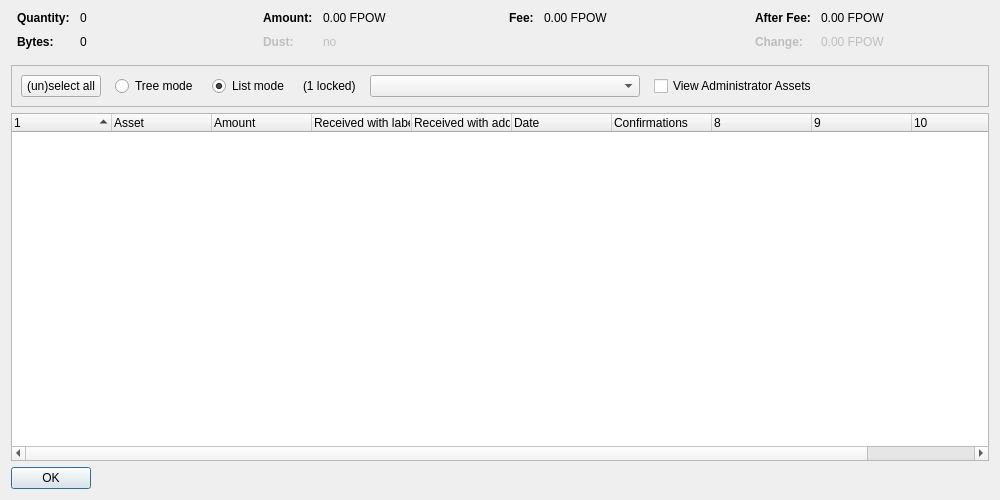
<?xml version="1.0" encoding="UTF-8"?>
<ui version="4.0">
 <class>AssetControlDialog</class>
 <widget class="QDialog" name="AssetControlDialog">
  <property name="geometry">
   <rect>
    <x>0</x>
    <y>0</y>
    <width>1000</width>
    <height>500</height>
   </rect>
  </property>
  <property name="windowTitle">
   <string>Asset Selection</string>
  </property>
  <layout class="QVBoxLayout" name="verticalLayout">
   <item>
    <layout class="QHBoxLayout" name="horizontalLayoutTop" stretch="0,0,0,0">
     <property name="topMargin">
      <number>0</number>
     </property>
     <property name="bottomMargin">
      <number>10</number>
     </property>
     <item>
      <layout class="QFormLayout" name="formLayoutAssetControl1">
       <property name="horizontalSpacing">
        <number>10</number>
       </property>
       <property name="verticalSpacing">
        <number>10</number>
       </property>
       <property name="leftMargin">
        <number>6</number>
       </property>
       <property name="rightMargin">
        <number>6</number>
       </property>
       <item row="0" column="0">
        <widget class="QLabel" name="labelAssetControlQuantityText">
         <property name="font">
          <font>
           <weight>75</weight>
           <bold>true</bold>
          </font>
         </property>
         <property name="text">
          <string>Quantity:</string>
         </property>
        </widget>
       </item>
       <item row="0" column="1">
        <widget class="QLabel" name="labelAssetControlQuantity">
         <property name="cursor">
          <cursorShape>IBeamCursor</cursorShape>
         </property>
         <property name="contextMenuPolicy">
          <enum>Qt::ActionsContextMenu</enum>
         </property>
         <property name="text">
          <string notr="true">0</string>
         </property>
         <property name="textInteractionFlags">
          <set>Qt::LinksAccessibleByMouse|Qt::TextSelectableByKeyboard|Qt::TextSelectableByMouse</set>
         </property>
        </widget>
       </item>
       <item row="1" column="0">
        <widget class="QLabel" name="labelAssetControlBytesText">
         <property name="font">
          <font>
           <weight>75</weight>
           <bold>true</bold>
          </font>
         </property>
         <property name="text">
          <string>Bytes:</string>
         </property>
        </widget>
       </item>
       <item row="1" column="1">
        <widget class="QLabel" name="labelAssetControlBytes">
         <property name="cursor">
          <cursorShape>IBeamCursor</cursorShape>
         </property>
         <property name="contextMenuPolicy">
          <enum>Qt::ActionsContextMenu</enum>
         </property>
         <property name="text">
          <string notr="true">0</string>
         </property>
         <property name="textInteractionFlags">
          <set>Qt::LinksAccessibleByMouse|Qt::TextSelectableByKeyboard|Qt::TextSelectableByMouse</set>
         </property>
        </widget>
       </item>
      </layout>
     </item>
     <item>
      <layout class="QFormLayout" name="formLayoutAssetControl2">
       <property name="horizontalSpacing">
        <number>10</number>
       </property>
       <property name="verticalSpacing">
        <number>10</number>
       </property>
       <property name="leftMargin">
        <number>6</number>
       </property>
       <property name="rightMargin">
        <number>6</number>
       </property>
       <item row="0" column="0">
        <widget class="QLabel" name="labelAssetControlAmountText">
         <property name="font">
          <font>
           <weight>75</weight>
           <bold>true</bold>
          </font>
         </property>
         <property name="text">
          <string>Amount:</string>
         </property>
        </widget>
       </item>
       <item row="0" column="1">
        <widget class="QLabel" name="labelAssetControlAmount">
         <property name="cursor">
          <cursorShape>IBeamCursor</cursorShape>
         </property>
         <property name="contextMenuPolicy">
          <enum>Qt::ActionsContextMenu</enum>
         </property>
         <property name="text">
          <string notr="true">0.00 FPOW</string>
         </property>
         <property name="textInteractionFlags">
          <set>Qt::LinksAccessibleByMouse|Qt::TextSelectableByKeyboard|Qt::TextSelectableByMouse</set>
         </property>
        </widget>
       </item>
       <item row="1" column="0">
        <widget class="QLabel" name="labelAssetControlLowOutputText">
         <property name="enabled">
          <bool>false</bool>
         </property>
         <property name="font">
          <font>
           <weight>75</weight>
           <bold>true</bold>
          </font>
         </property>
         <property name="text">
          <string>Dust:</string>
         </property>
        </widget>
       </item>
       <item row="1" column="1">
        <widget class="QLabel" name="labelAssetControlLowOutput">
         <property name="enabled">
          <bool>false</bool>
         </property>
         <property name="cursor">
          <cursorShape>IBeamCursor</cursorShape>
         </property>
         <property name="contextMenuPolicy">
          <enum>Qt::ActionsContextMenu</enum>
         </property>
         <property name="text">
          <string notr="true">no</string>
         </property>
         <property name="textInteractionFlags">
          <set>Qt::LinksAccessibleByMouse|Qt::TextSelectableByKeyboard|Qt::TextSelectableByMouse</set>
         </property>
        </widget>
       </item>
      </layout>
     </item>
     <item>
      <layout class="QFormLayout" name="formLayoutAssetControl3">
       <property name="horizontalSpacing">
        <number>10</number>
       </property>
       <property name="verticalSpacing">
        <number>10</number>
       </property>
       <property name="leftMargin">
        <number>6</number>
       </property>
       <property name="rightMargin">
        <number>6</number>
       </property>
       <item row="0" column="0">
        <widget class="QLabel" name="labelAssetControlFeeText">
         <property name="font">
          <font>
           <weight>75</weight>
           <bold>true</bold>
          </font>
         </property>
         <property name="text">
          <string>Fee:</string>
         </property>
        </widget>
       </item>
       <item row="0" column="1">
        <widget class="QLabel" name="labelAssetControlFee">
         <property name="cursor">
          <cursorShape>IBeamCursor</cursorShape>
         </property>
         <property name="contextMenuPolicy">
          <enum>Qt::ActionsContextMenu</enum>
         </property>
         <property name="text">
          <string notr="true">0.00 FPOW</string>
         </property>
         <property name="textInteractionFlags">
          <set>Qt::LinksAccessibleByMouse|Qt::TextSelectableByKeyboard|Qt::TextSelectableByMouse</set>
         </property>
        </widget>
       </item>
      </layout>
     </item>
     <item>
      <layout class="QFormLayout" name="formLayoutAssetControl4">
       <property name="horizontalSpacing">
        <number>10</number>
       </property>
       <property name="verticalSpacing">
        <number>10</number>
       </property>
       <property name="leftMargin">
        <number>6</number>
       </property>
       <property name="rightMargin">
        <number>6</number>
       </property>
       <item row="0" column="0">
        <widget class="QLabel" name="labelAssetControlAfterFeeText">
         <property name="font">
          <font>
           <weight>75</weight>
           <bold>true</bold>
          </font>
         </property>
         <property name="text">
          <string>After Fee:</string>
         </property>
        </widget>
       </item>
       <item row="0" column="1">
        <widget class="QLabel" name="labelAssetControlAfterFee">
         <property name="cursor">
          <cursorShape>IBeamCursor</cursorShape>
         </property>
         <property name="contextMenuPolicy">
          <enum>Qt::ActionsContextMenu</enum>
         </property>
         <property name="text">
          <string notr="true">0.00 FPOW</string>
         </property>
         <property name="textInteractionFlags">
          <set>Qt::LinksAccessibleByMouse|Qt::TextSelectableByKeyboard|Qt::TextSelectableByMouse</set>
         </property>
        </widget>
       </item>
       <item row="1" column="0">
        <widget class="QLabel" name="labelAssetControlChangeText">
         <property name="enabled">
          <bool>false</bool>
         </property>
         <property name="font">
          <font>
           <weight>75</weight>
           <bold>true</bold>
          </font>
         </property>
         <property name="text">
          <string>Change:</string>
         </property>
        </widget>
       </item>
       <item row="1" column="1">
        <widget class="QLabel" name="labelAssetControlChange">
         <property name="enabled">
          <bool>false</bool>
         </property>
         <property name="cursor">
          <cursorShape>IBeamCursor</cursorShape>
         </property>
         <property name="contextMenuPolicy">
          <enum>Qt::ActionsContextMenu</enum>
         </property>
         <property name="text">
          <string notr="true">0.00 FPOW</string>
         </property>
         <property name="textInteractionFlags">
          <set>Qt::LinksAccessibleByMouse|Qt::TextSelectableByKeyboard|Qt::TextSelectableByMouse</set>
         </property>
        </widget>
       </item>
      </layout>
     </item>
    </layout>
   </item>
   <item>
    <widget class="QFrame" name="frame">
     <property name="minimumSize">
      <size>
       <width>0</width>
       <height>40</height>
      </size>
     </property>
     <property name="frameShape">
      <enum>QFrame::StyledPanel</enum>
     </property>
     <property name="frameShadow">
      <enum>QFrame::Sunken</enum>
     </property>
     <layout class="QHBoxLayout" name="horizontalLayout">
      <item>
       <layout class="QHBoxLayout" name="horizontalLayoutPanel" stretch="0,0,0,0,0,0,0">
        <property name="spacing">
         <number>14</number>
        </property>
        <item>
         <widget class="QPushButton" name="pushButtonSelectAll">
          <property name="sizePolicy">
           <sizepolicy hsizetype="Maximum" vsizetype="Fixed">
            <horstretch>0</horstretch>
            <verstretch>0</verstretch>
           </sizepolicy>
          </property>
          <property name="text">
           <string>(un)select all</string>
          </property>
          <property name="autoDefault">
           <bool>false</bool>
          </property>
         </widget>
        </item>
        <item>
         <widget class="QRadioButton" name="radioTreeMode">
          <property name="sizePolicy">
           <sizepolicy hsizetype="Maximum" vsizetype="Fixed">
            <horstretch>0</horstretch>
            <verstretch>0</verstretch>
           </sizepolicy>
          </property>
          <property name="text">
           <string>Tree mode</string>
          </property>
         </widget>
        </item>
        <item>
         <widget class="QRadioButton" name="radioListMode">
          <property name="sizePolicy">
           <sizepolicy hsizetype="Maximum" vsizetype="Fixed">
            <horstretch>0</horstretch>
            <verstretch>0</verstretch>
           </sizepolicy>
          </property>
          <property name="text">
           <string>List mode</string>
          </property>
          <property name="checked">
           <bool>true</bool>
          </property>
         </widget>
        </item>
        <item>
         <widget class="QLabel" name="labelLocked">
          <property name="text">
           <string notr="true">(1 locked)</string>
          </property>
         </widget>
        </item>
        <item>
         <widget class="QComboBox" name="assetList">
          <property name="minimumContentsLength">
           <number>30</number>
          </property>
         </widget>
        </item>
        <item>
         <widget class="QCheckBox" name="viewAdministrator">
          <property name="toolTip">
           <string>View assets that you have the ownership asset for</string>
          </property>
          <property name="text">
           <string>View Administrator Assets</string>
          </property>
         </widget>
        </item>
        <item>
         <spacer name="horizontalSpacer">
          <property name="orientation">
           <enum>Qt::Horizontal</enum>
          </property>
          <property name="sizeHint" stdset="0">
           <size>
            <width>40</width>
            <height>20</height>
           </size>
          </property>
         </spacer>
        </item>
       </layout>
      </item>
     </layout>
    </widget>
   </item>
   <item>
    <widget class="AssetControlTreeWidget" name="treeWidget">
     <property name="contextMenuPolicy">
      <enum>Qt::CustomContextMenu</enum>
     </property>
     <property name="sortingEnabled">
      <bool>false</bool>
     </property>
     <property name="columnCount">
      <number>11</number>
     </property>
     <attribute name="headerShowSortIndicator" stdset="0">
      <bool>true</bool>
     </attribute>
     <attribute name="headerStretchLastSection">
      <bool>false</bool>
     </attribute>
     <column>
      <property name="text">
       <string/>
      </property>
     </column>
     <column>
      <property name="text">
       <string>Asset</string>
      </property>
     </column>
     <column>
      <property name="text">
       <string>Amount</string>
      </property>
     </column>
     <column>
      <property name="text">
       <string>Received with label</string>
      </property>
     </column>
     <column>
      <property name="text">
       <string>Received with address</string>
      </property>
     </column>
     <column>
      <property name="text">
       <string>Date</string>
      </property>
     </column>
     <column>
      <property name="text">
       <string>Confirmations</string>
      </property>
      <property name="toolTip">
       <string>Confirmed</string>
      </property>
     </column>
     <column>
      <property name="text">
       <string/>
      </property>
     </column>
     <column>
      <property name="text">
       <string/>
      </property>
     </column>
     <column>
      <property name="text">
       <string/>
      </property>
     </column>
     <column>
      <property name="text">
       <string/>
      </property>
     </column>
    </widget>
   </item>
   <item>
    <widget class="QDialogButtonBox" name="buttonBox">
     <property name="sizePolicy">
      <sizepolicy hsizetype="Maximum" vsizetype="Fixed">
       <horstretch>0</horstretch>
       <verstretch>0</verstretch>
      </sizepolicy>
     </property>
     <property name="orientation">
      <enum>Qt::Horizontal</enum>
     </property>
     <property name="standardButtons">
      <set>QDialogButtonBox::Ok</set>
     </property>
    </widget>
   </item>
  </layout>
 </widget>
 <customwidgets>
  <customwidget>
   <class>AssetControlTreeWidget</class>
   <extends>QTreeWidget</extends>
   <header location="global">assetcontroltreewidget.h</header>
  </customwidget>
 </customwidgets>
 <resources/>
 <connections/>
</ui>
